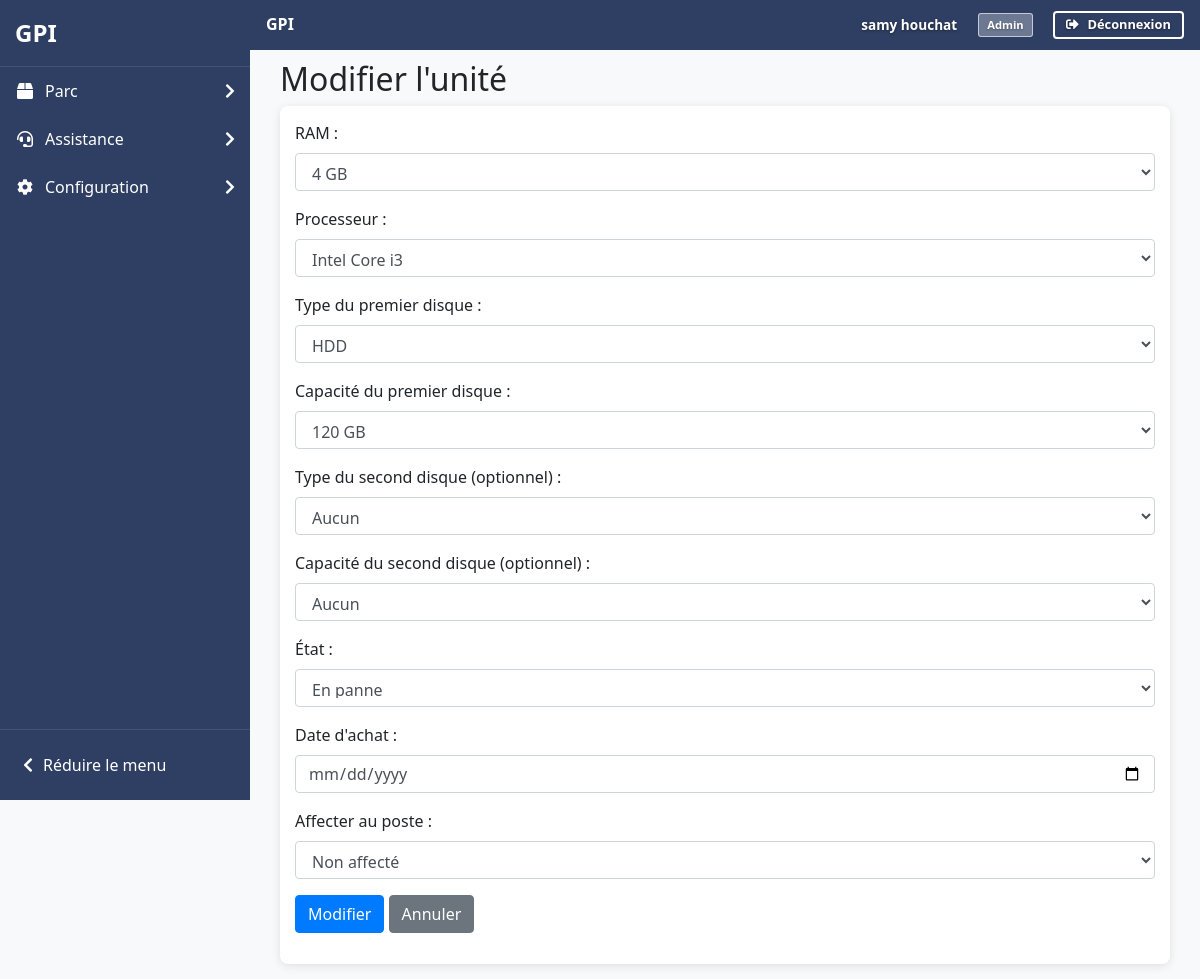
Screenshot of /includes/gestion.php?action=modifier_unite&id=11 (signed in) with the database file from the repository.
### tables this page shows
CREATE TABLE IF NOT EXISTS `users` (
  `id_user` int NOT NULL AUTO_INCREMENT,
  `prenom` varchar(100) NOT NULL,
  `nom` varchar(100) NOT NULL,
  `email` varchar(255) NOT NULL,
  `password` varchar(255) NOT NULL,
  `id_role` int NOT NULL,
  `date_created` timestamp NULL DEFAULT CURRENT_TIMESTAMP,
  `code_utilisateur` varchar(6) DEFAULT NULL,
  PRIMARY KEY (`id_user`),
  UNIQUE KEY `email` (`email`),
  UNIQUE KEY `code_utilisateur` (`code_utilisateur`),
  KEY `fk_users_role` (`id_role`),
  KEY `idx_code_utilisateur` (`code_utilisateur`)
);

CREATE TABLE IF NOT EXISTS `roles` (
  `id_role` int NOT NULL AUTO_INCREMENT,
  `role_name` varchar(50) NOT NULL,
  PRIMARY KEY (`id_role`),
  UNIQUE KEY `role_name` (`role_name`)
);

CREATE TABLE IF NOT EXISTS `unite` (
  `id_unite` int NOT NULL AUTO_INCREMENT,
  `numero_inventaire` varchar(255) NOT NULL,
  `ram` enum('2 GB','4 GB','8 GB','16 GB','32 GB','64 GB') NOT NULL,
  `processeur` enum('INTEL_CORE_I3','INTEL_CORE_I5','INTEL_CORE_I7','INTEL_CORE_I9','INTEL_XEON','INTEL_PENTIUM','INTEL_CELERON') NOT NULL,
  `disque_dur_1_type` enum('SSD','HDD') NOT NULL,
  `disque_dur_1_capacite` enum('70 GB','120 GB','500 GB') NOT NULL,
  `disque_dur_2_type` enum('SSD','HDD') DEFAULT NULL,
  `disque_dur_2_capacite` enum('70 GB','120 GB','500 GB') DEFAULT NULL,
  `etat` enum('Operationnel','En panne') DEFAULT 'Operationnel',
  `date_achat` date DEFAULT NULL,
  `date_ajout` datetime DEFAULT CURRENT_TIMESTAMP,
  `supprime_le` datetime DEFAULT NULL,
  `est_affecte` tinyint(1) DEFAULT '0',
  PRIMARY KEY (`id_unite`),
  UNIQUE KEY `numero_inventaire` (`numero_inventaire`)
);

### includes/gestion.php (the view, shortened to what this page needs)
<?php
require_once 'functions.php';
$action = $_GET['action'] ?? '';
$id = $_GET['id'] ?? null;
try {
    $pdo = connectDB();
    switch ($action) {
            ?>
            <?php
        case 'modifier_unite':
            $stmt = $pdo->prepare("SELECT u.*, pu.id_poste
                                  FROM unite u
                                  LEFT JOIN poste_unite pu ON u.id_unite = pu.id_unite
                                  WHERE u.id_unite = ?");
            $stmt->execute([$id]);
            $unite = $stmt->fetch();
            afficherHeader('Modifier une unité');
            echo '<h2>Modifier l\'unité</h2>';
            ?>
            <div class="card">
                <div class="card-body">
                    <form method="POST" action="gestion.php?action=modifier_unite&id=<?= $unite['id_unite'] ?>" class="needs-validation" novalidate>
                        <div class="form-group">
                            <label for="ram">RAM :</label>
                            <select class="form-control" id="ram" name="ram" required>
                                <option value="4 GB" <?= $unite['ram'] === '4 GB' ? 'selected' : '' ?>>4 GB</option>
                            </select>
                        </div>
                        <div class="form-group">
                            <label for="processeur">Processeur :</label>
                            <select class="form-control" id="processeur" name="processeur" required>
                                <option value="INTEL_CORE_I3" <?= $unite['processeur'] === 'INTEL_CORE_I3' ? 'selected' : '' ?>>Intel Core i3</option>
                            </select>
                        </div>
                        <div class="form-group">
                            <label for="disque_dur_1_type">Type du premier disque :</label>
                            <select class="form-control" id="disque_dur_1_type" name="disque_dur_1_type" required>
                                <option value="HDD" <?= $unite['disque_dur_1_type'] === 'HDD' ? 'selected' : '' ?>>HDD</option>
                            </select>
                        </div>
                        <div class="form-group">
                            <label for="disque_dur_1_capacite">Capacité du premier disque :</label>
                            <select class="form-control" id="disque_dur_1_capacite" name="disque_dur_1_capacite" required>
                                <option value="120 GB" <?= $unite['disque_dur_1_capacite'] === '120 GB' ? 'selected' : '' ?>>120 GB</option>
                            </select>
                        </div>
                        <div class="form-group">
                            <label for="disque_dur_2_type">Type du second disque (optionnel) :</label>
                            <select class="form-control" id="disque_dur_2_type" name="disque_dur_2_type">
                                <option value="">Aucun</option>
                            </select>
                        </div>
                        <div class="form-group">
                            <label for="disque_dur_2_capacite">Capacité du second disque (optionnel) :</label>
                            <select class="form-control" id="disque_dur_2_capacite" name="disque_dur_2_capacite">
                                <option value="">Aucun</option>
                            </select>
                        </div>
                        <div class="form-group">
                            <label for="etat">État :</label>
                            <select class="form-control" id="etat" name="etat">
                                <option value="En panne" <?= $unite['etat'] === 'En panne' ? 'selected' : '' ?>>En panne</option>
                            </select>
                        </div>
                        <div class="form-group">
                            <label for="date_achat">Date d'achat :</label>
                            <input type="date" class="form-control" id="date_achat" name="date_achat" value="<?= $unite['date_achat'] ? date('Y-m-d', strtotime($unite['date_achat'])) : '' ?>">
                        </div>
                        <div class="form-group">
                            <label for="id_poste">Affecter au poste :</label>
                            <select class="form-control" id="id_poste" name="id_poste">
                                <option value="">Non affecté</option>
                            </select>
                        </div>
                        <div class="form-group">
                            <button type="submit" class="btn btn-primary">Modifier</button>
                            <a href="../pages/common/gestion_unit.php" class="btn btn-secondary">Annuler</a>
                        </div>
                    </form>
                </div>
            </div>
            <?php
            afficherFooter();
            break;
            ?>
            <?php
    }
} catch (PDOException $e) {
    if (strpos($e->getMessage(), 'Un périphérique de ce type est déjà affecté') !== false) {
        header('Location: ../pages/common/gestion_poste.php?erreur=Un périphérique de ce type est déjà affecté à ce poste');
    }
    elseif (strpos($e->getMessage(), 'Ce poste a déjà une unité centrale') !== false) {
        header('Location: ../pages/common/gestion_poste.php?erreur=Ce poste a déjà une unité centrale');
    }
    elseif (strpos($e->getMessage(), 'Cette unité centrale est déjà affectée') !== false) {
        header('Location: ../pages/common/gestion_poste.php?erreur=Cette unité centrale est déjà affectée à un autre poste');
    }
    else {
        header('Location: ../pages/common/gestion_poste.php?erreur=Erreur lors de l\'affectation');
    }
    exit;
}
?>

### includes/functions.php (shortened to what this page needs)
<?php
function connectDB() {
    $host = 'localhost';
    $db   = 'gpii';
    $user = 'root';
    $pass = '';
    $charset = 'utf8mb4';
    $dsn = "mysql:host=$host;dbname=$db;charset=$charset";
    $options = [
        PDO::ATTR_ERRMODE => PDO::ERRMODE_EXCEPTION,
        PDO::ATTR_DEFAULT_FETCH_MODE => PDO::FETCH_ASSOC
    ];
    return new PDO($dsn, $user, $pass, $options);
}
function afficherHeader($titre, $niveau = 1, $afficher_sidebar = true) {
    $prefix = str_repeat('../', $niveau);
    echo '<!DOCTYPE html>';
    echo '<html lang="fr">';
    echo '<head>';
    echo '<link rel="stylesheet" href="' . $prefix . 'assets/css/bootstrap.css">';
    echo '<link rel="stylesheet" href="' . $prefix . 'assets/css/custom.css">';
    echo '<link rel="stylesheet" href="https://cdnjs.cloudflare.com/ajax/libs/font-awesome/5.15.3/css/all.min.css">';
    echo '<link rel="stylesheet" href="https://cdn.jsdelivr.net/npm/bootstrap-icons@1.11.3/font/bootstrap-icons.css">';
    echo '</head>';
    echo '<body>';
    if ($afficher_sidebar) {
        echo '<div class="sidebar-glpi">';
        echo '<div class="sidebar-header">';
        echo '<a href="' . $prefix . 'index.php" class="logo-container">';
        echo '<span class="logo-text">GPI</span>';
        echo '</a>';
        echo '</div>';
        echo '<nav class="sidebar-nav">';
        echo '<ul class="sidebar-menu">';
        if (isset($_SESSION['user_role']) && ($_SESSION['user_role'] == 1 || $_SESSION['user_role'] == 2)) {
            echo '<li class="sidebar-item">';
            echo '<a href="#" class="sidebar-link">';
            echo '<i class="fas fa-box sidebar-icon"></i>';
            echo '<span>Parc</span>';
            echo '<i class="fas fa-chevron-right sidebar-arrow"></i>';
            echo '</a>';
            echo '</li>';
        }
        echo '<li class="sidebar-item">';
        echo '<a href="#" class="sidebar-link">';
        echo '<i class="fas fa-headset sidebar-icon"></i>';
        echo '<span>Assistance</span>';
        echo '<i class="fas fa-chevron-right sidebar-arrow"></i>';
        echo '</a>';
        echo '</li>';
        if (isset($_SESSION['user_role']) && $_SESSION['user_role'] == 1) {
            echo '<li class="sidebar-item">';
            echo '<a href="#" class="sidebar-link">';
            echo '<i class="fas fa-cog sidebar-icon"></i>';
            echo '<span>Configuration</span>';
            echo '<i class="fas fa-chevron-right sidebar-arrow"></i>';
            echo '</a>';
            echo '</li>';
        }
        echo '</ul>';
        echo '</nav>';
        echo '<div class="sidebar-footer">';
        echo '<button class="btn-collapse" id="collapseMenu">';
        echo '<i class="fas fa-chevron-left"></i>';
        echo '<span>Réduire le menu</span>';
        echo '</button>';
        echo '</div>';
        echo '</div>';
    }
    echo '<nav class="navbar navbar-expand-lg navbar-dark bg-primary mb-1">';
    echo '<div class="container d-flex justify-content-between align-items-center">';
    echo '<a class="navbar-brand" href="' . $prefix . 'index.php">GPI</a>';
    echo '<div class="d-flex align-items-center">';
    if (isset($_SESSION['user_id'])) {
        $pdo = connectDB();
        $stmt = $pdo->prepare("SELECT u.nom, u.prenom, r.role_name FROM users u JOIN roles r ON u.id_role = r.id_role WHERE u.id_user = ?");
        $stmt->execute([$_SESSION['user_id']]);
        $user = $stmt->fetch();
        echo '<div class="navbar-user-info mr-3">';
        echo '<span class="user-name mr-2">' . htmlspecialchars($user['prenom'] . ' ' . $user['nom']) . '</span>';
        echo '<span class="user-role">' . htmlspecialchars($user['role_name']) . '</span>';
        echo '</div>';
        echo '<a href="' . $prefix . 'includes/logout.php" class="btn btn-outline-light"><i class="fas fa-sign-out-alt mr-1"></i>Déconnexion</a>';
    } else {
        echo '<a href="' . $prefix . 'index.php" class="btn btn-outline-light"><i class="fas fa-sign-in-alt mr-1"></i>Connexion</a>';
    }
    echo '</div>';
    echo '</div>';
    echo '</nav>';
    if ($afficher_sidebar) {
        echo '<div class="container">';
    } else {
        echo '<div class="container-fluid">';
    }
}
function afficherFooter() {
    echo '</div>';
    echo '</body>';
    echo '</html>';
}
        ?>

### assets/css/custom.css (style rules this page uses)
body { margin: 0; padding: 0; font-family: Arial, sans-serif; overflow-x: hidden; transition: all 0.3s ease; }
body .container { width: calc(100% - 30px); max-width: 1140px; margin-top: 60px; margin-left: auto; margin-right: auto; transition: all 0.3s ease; }
body { padding-left: 250px; transition: padding-left 0.25s ease; margin: 0; padding-top: 0; }
.navbar { position: fixed !important; top: 0; left: 250px; right: 0; width: calc(100% - 250px); z-index: 1030; margin: 0 !important; padding: 0.5rem 1rem !important; transition: left 0.25s ease, width 0.25s ease; min-height: 50px !important; display: flex !important; align-items: center !important; overflow: visible !important; }
.navbar .container { display: flex !important; align-items: center !important; justify-content: space-between !important; width: 100% !important; max-width: none !important; margin: 0 !important; padding: 0 !important; margin-top: 0 !important; }
.navbar-user-info .user-name { color: #ffffff !important; font-weight: 600 !important; font-size: 0.85rem !important; text-shadow: 0 1px 3px rgba(0, 0, 0, 0.4) !important; display: inline-block !important; }
.navbar-user-info .user-role { background-color: rgba(255, 255, 255, 0.3) !important; color: #ffffff !important; border: 1px solid rgba(255, 255, 255, 0.6) !important; padding: 0.25rem 0.5rem !important; border-radius: 3px !important; font-size: 0.7rem !important; font-weight: 600 !important; display: inline-block !important; text-shadow: 0 1px 2px rgba(0, 0, 0, 0.3) !important; }
.navbar > .container > .d-flex { display: flex !important; align-items: center !important; gap: 0.75rem !important; }
.navbar .btn-outline-light { border-color: #ffffff !important; border-width: 2px !important; color: #ffffff !important; font-weight: 700 !important; font-size: 0.8rem !important; padding: 0.3rem 0.7rem !important; line-height: 1.2 !important; margin: 0 !important; text-shadow: 0 1px 3px rgba(0, 0, 0, 0.4) !important; background-color: transparent !important; display: inline-flex !important; align-items: center !important; gap: 0.3rem !important; white-space: nowrap !important; flex-shrink: 0 !important; }
.navbar-brand { color: #fff !important; font-weight: bold; font-size: 1rem !important; line-height: 1.1 !important; margin: 0 !important; padding: 0 !important; }
.navbar-user-info { display: flex !important; align-items: center !important; font-size: 0.8rem; line-height: 1.2 !important; margin: 0 !important; padding: 0 0.5rem !important; gap: 0.5rem !important; white-space: nowrap !important; }
.sidebar-glpi { width: 250px; background-color: #2f3f63; color: white; height: 100vh; position: fixed; left: 0; top: 0; z-index: 1000; transition: all 0.3s ease; display: flex; flex-direction: column; }
.sidebar-header { padding: 15px; border-bottom: 1px solid rgba(255, 255, 255, 0.1); }
.logo-container { display: flex; align-items: center; text-decoration: none; color: white; }
.logo-text { font-size: 24px; font-weight: bold; color: white; }
.sidebar-nav { flex: 1; overflow-y: auto; padding-bottom: 20px; }
.sidebar-menu { list-style: none; padding: 0; margin: 0; }
.sidebar-item { position: relative; }
.sidebar-link { display: flex; align-items: center; padding: 12px 15px; color: white; text-decoration: none; transition: all 0.3s ease; }
.sidebar-icon { width: 20px; margin-right: 10px; text-align: center; }
.sidebar-arrow { margin-left: auto; transition: transform 0.3s ease; }
.sidebar-footer { padding: 15px; border-top: 1px solid rgba(255, 255, 255, 0.1); }
.btn-collapse { display: flex; align-items: center; background: none; border: none; color: white; cursor: pointer; padding: 8px; width: 100%; text-align: left; }
.btn-collapse i { margin-right: 10px; }
.card { border: none; box-shadow: 0 4px 15px rgba(0,0,0,0.08); border-radius: 8px; overflow: hidden; transition: all 0.3s ease; margin-bottom: 15px; }
.card-body { padding: 15px; }
.card { border-radius: 8px; overflow: hidden; box-shadow: 0 2px 10px rgba(0,0,0,0.1); border: none; }
.form-control { border-radius: 4px; border: 1px solid #ced4da; padding: 8px 12px; }
body { font-family: 'Segoe UI', Tahoma, Geneva, Verdana, sans-serif; background-color: #f8f9fa; }
.navbar-brand { color: #fff !important; font-weight: bold; }
.navbar { right: 250px; margin-right: -251px; }
.bg-primary { background-color: #2f3f63 !important; }

### rows the page displays
users: prenom+nom "samy houchat", id_role.role_name "Admin"
unite: ram "4 GB", processeur "Intel Core i3", disque_dur_1_type "HDD", disque_dur_1_capacite "120 GB", etat "En panne"
